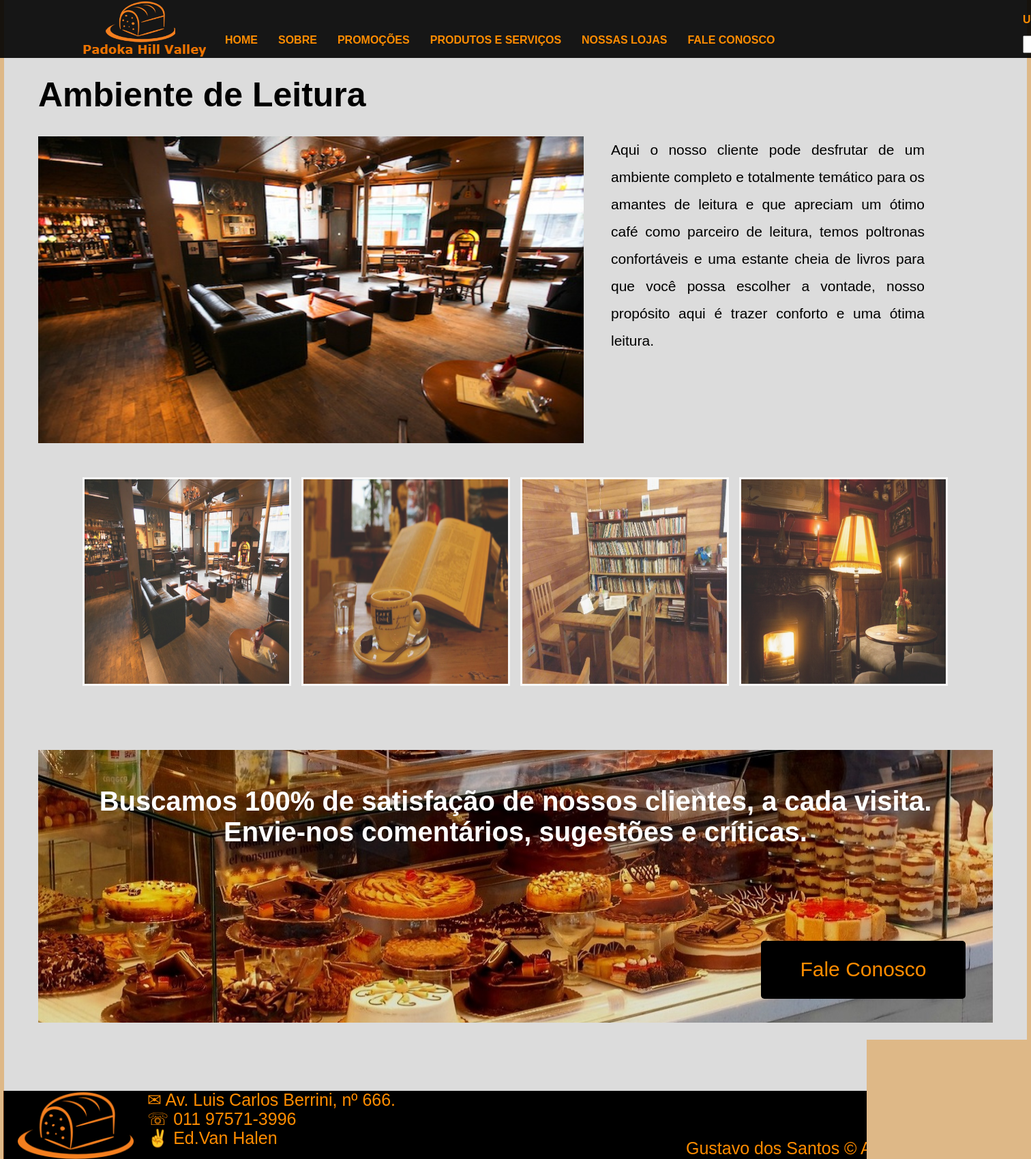
Page /leitura.php on the committed database.
### tables this page shows
CREATE TABLE `tbl_conteudo_ambiente` (
  `id` int(11) NOT NULL AUTO_INCREMENT,
  `idAmbiente` int(11) NOT NULL,
  `tituloPagina` varchar(35) NOT NULL,
  `textoSobre` text NOT NULL,
  `foto01` varchar(255) DEFAULT NULL,
  `foto02` varchar(255) DEFAULT NULL,
  `foto03` varchar(255) DEFAULT NULL,
  `foto04` varchar(255) DEFAULT NULL,
  `status` tinyint(1) DEFAULT NULL,
  PRIMARY KEY (`id`),
  KEY `idAmbiente` (`idAmbiente`),
  CONSTRAINT `tbl_conteudo_ambiente_ibfk_1` FOREIGN KEY (`idAmbiente`) REFERENCES `tbl_ambiente` (`id`)
);

### leitura.php (the view, shortened to what this page needs)
<?php
  require_once 'cms/conexao.php';
    $sql = "SELECT * FROM tbl_conteudo_ambiente WHERE idAmbiente = 1 and status = 1";
    $res = mysqli_query($con, $sql);
    while($rsDados = mysqli_fetch_array($res)){
        $tituloPagina = $rsDados['tituloPagina'];
        $textoSobre = $rsDados['textoSobre'];
        $foto01 = $rsDados['foto01'];
        $foto02 = $rsDados['foto02'];
        $foto03 = $rsDados['foto03'];
        $foto04 = $rsDados['foto04'];
    }
?>
<!DOCTYPE html>
<html>
<head>
    <link rel="stylesheet" type="text/css" href="css/ambientes.css">
    <link rel="stylesheet" type="text/css" href="css/cabecalho.css">
    <link rel="stylesheet" type="text/css" href="css/rodape.css">
</head>
<body>
    <header>
        <?php require_once 'cabecalho.php';?>
    </header>
    <div id="main">
        <div id="content">
            <div id="caixa-redes-sociais">
            </div>
            <div id="caixa-ambiente-leitura">
                <div id="titulo-materia">
                    <?php echo($tituloPagina);?>
                </div>
                <div id="caixa-informacoes">
                    <div id="slide-fotos">
                        <div id="conteudo-slide">
                            <div class="item-slide">
                                <img src="cms/<?php echo($foto01);?>" class="fotos-slides" title="Slider Ambientes" alt="Slider Ambientes" >
                            </div>
                        </div>
                    </div>
                    <div id="informacoes-ambiente">
                        <?php echo($textoSobre);?>
                    </div>
                </div>
                <div id="galeria-fotos">
                    <div id="fotos">
                            <div class="foto-item">
                                <img src="cms/<?php echo($foto01);?>" class="foto-quadradinho" title="Ambiente de Leitura" alt="Ambiente de Leitura">
                            </div>
                            <div class="foto-item">
                                <img src="cms/<?php echo($foto02
                                                        );?>" class="foto-quadradinho" title="Ambiente de Leitura" alt="Ambiente de Leitura">
                            </div>
                            <div class="foto-item">
                                <img src="cms/<?php echo($foto03);?>" class="foto-quadradinho" title="Ambiente de Leitura" alt="Ambiente de Leitura">
                            </div>
                            <div class="foto-item">
                                <img src="cms/<?php echo($foto04);?>" class="foto-quadradinho" alt="Ambiente de Leitura" title="Ambiente de Leitura">
                            </div>
                    </div>
                </div>
                <section id="chamada-feedback">
                    <div id="caixa-foto">
                        <div id="mensagem-feedback">
                            <h4>Buscamos 100% de satisfação de nossos clientes, a cada visita.<br>
                            Envie-nos comentários, sugestões e críticas. </h4>
                        </div>
                        <a href="contato.php">
                            <div id="botao-contato">
                                Fale Conosco
                            </div>
                        </a>
                    </div>
                </section>
            </div>
        </div>
        <footer>
            <?php require_once 'rodape.php';?>
        </footer>
    </div>
</body>
</html>

### css/ambientes.css (style rules this page uses)
@media screen and (min-device-width:521px) { a:link { text-decoration: none; } }
@media screen and (min-device-width:521px) { body { margin:0px; padding: 0px; font-family: sans-serif; background-color: burlywood; background-image: url(../imagens/background.jpg); background-size: cover; background-attachment: fixed; } }
@media screen and (min-device-width:521px) { header { width: 100%; height: 85px; font-weight: 700; position: fixed; z-index: 998; } }
@media screen and (min-device-width:521px) { #caixa-redes-sociais { width: 110px; height: 350px; position: absolute; margin-left: 1500px; margin-top: 500px; position: fixed; } }
@media screen and (min-device-width:521px) { #main { width: 100%; height: 1700px; } }
@media screen and (min-device-width:521px) { #content { width: 1500px; height: 1600px; margin-right: auto; margin-left: auto; } }
@media screen and (min-device-width:521px) { #titulo-materia { width: 800px; height: 100px; margin-top: 60px; position: absolute; font-size: 50px; font-weight: bold; color:#000000; } }
@media screen and (min-device-width:521px) { #caixa-ambiente-leitura { width: 1400px; height: 1500px; margin-right: auto; margin-left: auto; background-color: gainsboro; padding: 50px; } }
@media screen and (min-device-width:521px) { #caixa-informacoes { width:1400px; height: 450px; position: absolute; margin-top: 150px; } }
@media screen and (min-device-width:521px) { #slide-fotos { width: 800px; height: 450px; float: left; overflow: hidden; } }
@media screen and (min-device-width:521px) { .fotos-slides { width: 800px; height: 450px; } }
@media screen and (min-device-width:521px) { #informacoes-ambiente { width: 460px; height: 450px; float:left; margin-left: 840px; margin-top: -450px; font-size: 21px; text-align: left; line-height: 40px; text-align: justify; } }
@media screen and (min-device-width:521px) { #galeria-fotos { width: 1400px; height: 300px; position: absolute; margin-top: 650px; } }
@media screen and (min-device-width:521px) { #fotos { width: 1300px; height: 300px; margin-left: auto; margin-right: auto; } }
@media screen and (min-device-width:521px) { .foto-item { width: 300px; height: 300px; float: left; margin-left: 15px; opacity:0.8; transition: 1s; border: 3px solid white; } }
@media screen and (min-device-width:521px) { .foto-quadradinho { width:300px; height: 300px; } }
@media screen and (min-device-width:521px) { #chamada-feedback { width:1400px; height: 400px; position: absolute; margin-top: 1050px; } }
@media screen and (min-device-width:521px) { #caixa-foto { width:1400px; height: 400px; background-image: url(../imagens/chamada-feedback.jpg); background-size: cover; } }
@media screen and (min-device-width:521px) { #mensagem-feedback { width:1400px; height: 100px; color: white; font-size: 40px; text-align: center; position: absolute; } }
@media screen and (min-device-width:521px) { #botao-contato { width: 300px; height: 60px; background-color: #000000; color:darkorange; font-size: 30px; border-radius: 5px; border-style: none; position: absolute; margin-left: 1060px; margin-top: 280px; text-align: center; padding-top: 25px; } }
@media screen and (min-device-width:521px) { footer { width: 1500px; height: 100px; background-color: #000000; margin-left: auto; margin-right: auto; border-left:1px solid #4f2308; border-right: 1px solid #4f2308; } }

### rows in the picture
tbl_conteudo_ambiente: tituloPagina "Ambiente de Leitura", foto01 (picture), textoSobre "Aqui o nosso cliente pode desfrutar de um ambiente completo e totalmente temático para os amantes de leitura e que apreciam um ótimo café como parceiro de leitura, temos poltronas confortáveis e uma estante cheia de livros para que você possa escolher a vontade, nosso propósito aqui é trazer conforto e uma ótima leitura.", foto02 (picture), foto03 (picture), foto04 (picture)
